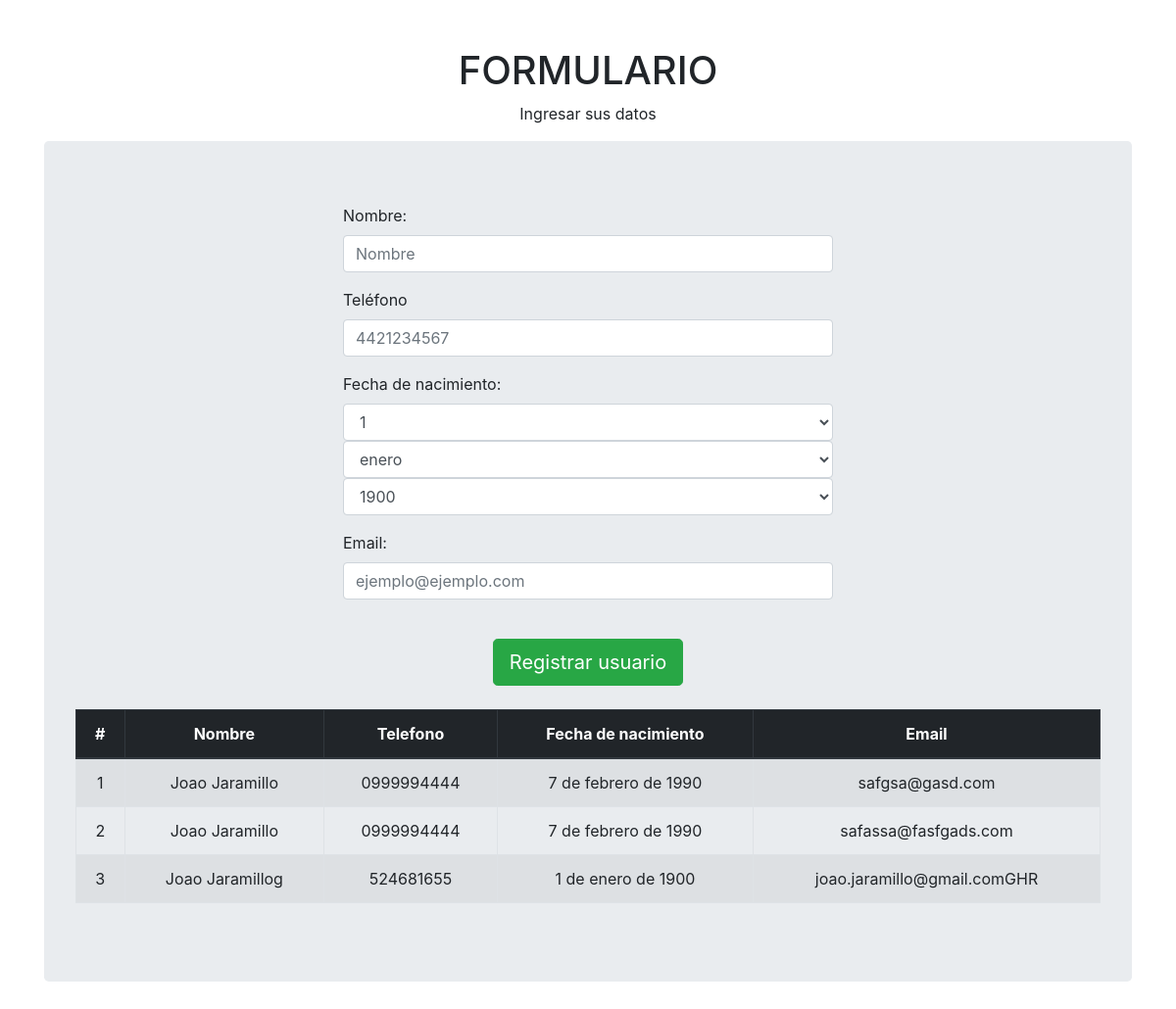
The page / on the database its author committed.
### forms/models.py (models this page shows)
class Usuarios(models.Model):
    nombre = models.CharField(max_length=15)
    telefono = models.CharField(max_length=12)
    fecha_de_nacimiento = models.DateField()
    email = models.EmailField(max_length=254)

### forms/views.py (the view)
# urls.py: path('', views.index, name='forms'),
def index(request):
    mis_usuarios = Usuarios.objects.all()
    if request.method == 'POST':
        register_form = RegistrarUsuario(request.POST)
        if register_form.is_valid():
            success = register_form.registrar_usuario()
            return redirect('./')
    else:
        register_form = RegistrarUsuario()
        return render(request, 'forms/forms.html', {'register_form': register_form,'usuarios': mis_usuarios})

### forms/templates/forms/forms.html (shortened to what this page needs)
<!DOCTYPE html>
<html>
  <head>
    <link
      rel="stylesheet"
      href="https://stackpath.bootstrapcdn.com/bootstrap/4.1.3/css/bootstrap.min.css"
    />
  </head>
  <body>
    <div class="container text-center pt-5">
      <h1>FORMULARIO</h1>
      <p>Ingresar sus datos</p>
      <div class="jumbotron">
        <center>
          <div class="text-left" style="max-width: 500px">
            <form action="{% url 'forms:forms' %}" method="post">
              {% csrf_token %} {% for field in register_form %}
              <div class="form-group">
                <label for="{{ field.name }}">{{ field.label }}</label>
                {{ field }}
              </div>
              {% endfor %}
              <br />
              <center>
                <button type="submit" class="btn btn-success btn-lg">
                  Registrar usuario
                </button>
              </center>
            </form>
          </div>
        </center>
        <br />
        <table class="table table-striped table-bordered table-hover">
          <thead class="thead-dark">
            <tr>
              <th>#</th>
              <th>Nombre</th>
              <th>Telefono</th>
              <th>Fecha de nacimiento</th>
              <th>Email</th>
            </tr>
          </thead>
          <tbody>
            {% for user in usuarios %}
            <tr>
              <td>{{ user.id }}</td>
              <td>{{ user.nombre }}</td>
              <td>{{ user.telefono }}</td>
              <td>{{ user.fecha_de_nacimiento }}</td>
              <td>{{ user.email }}</td>
            </tr>
            {% endfor %}
          </tbody>
        </table>
      </div>
    </div>
  </body>
</html>

### rows shown on the page
Usuarios: id "1", nombre "Joao Jaramillo", telefono "0999994444", fecha_de_nacimiento "7 de febrero de 1990", email "safgsa@gasd.com"
Usuarios: id "2", nombre "Joao Jaramillo", telefono "0999994444", fecha_de_nacimiento "7 de febrero de 1990", email "safassa@fasfgads.com"
Usuarios: id "3", nombre "Joao Jaramillog", telefono "524681655", fecha_de_nacimiento "1 de enero de 1900", email "joao.jaramillo@gmail.comGHR"

### other values the page prints
{{ field.label }} "Nombre:" "Teléfono" "Fecha de nacimiento:" "Email:"
